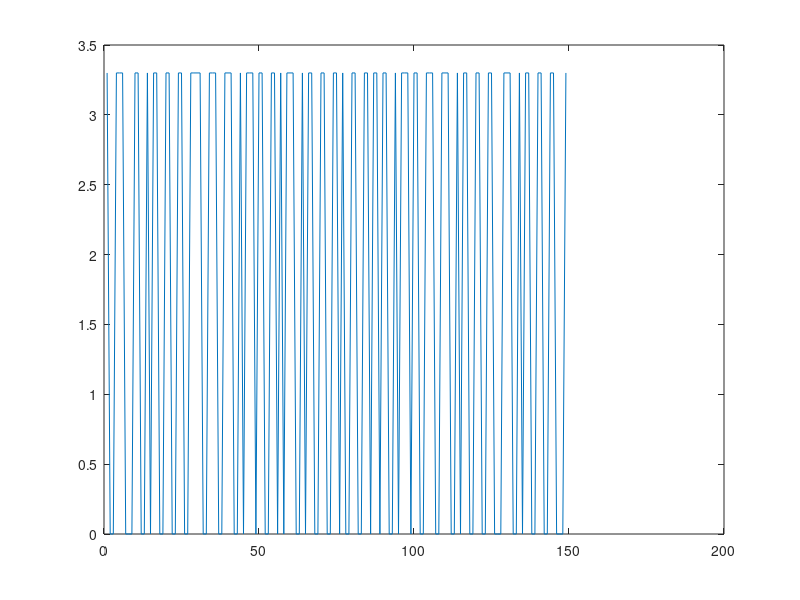

This chart was generated by the following MATLAB code:
string = [1,0,0,1,1,1,0,0,0,1,1,0,0,1,0,1,1,0,0,1,1,0,0,1,1,0,0,1,1,1,1,0,...
    0,1,1,1,0,0,1,1,1,0,0,1,0,1,1,1,0,1,1,0,0,1,1,0,1,0,1,1,1,0,0,1,0,...
    1,1,0,0,1,1,0,0,1,1,0,1,0,0,1,1,0,0,1,1,0,1,1,0,1,1,0,0,1,0,1,1,1,0,...
    1,1,0,0,1,1,1,0,0,1,1,1,0,0,1,0,1,1,0,0,1,1,0,0,1,1,0,0,0,1,1,1,0,0,1,...
    0,1,1,0,0,1,1,0,0,1,1,0,0,0,1];
string = string.*3.3;
% binstr = dec2bin('8,39.5,46.9,1,1')
% 
% 
% size(binstr,2)
% for i = 1:90
%     sz = size(binstr,2)
%     lbinstr = binstr(1:i)
%     rbinstr = binstr((i+1):sz)
%     if(mod(i,8) == 0)
%         binstr  = [lbinstr,1,rbinstr]
%     elseif(mod(i,8) == 1)
%         binstr = [lbinstr,1,rbinstr]
%     end
% end
plot(string)
